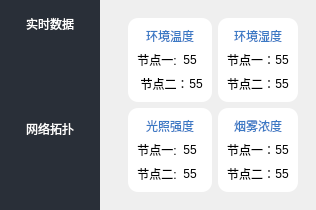
    <widget class="QWidget" name="page1">
     <property name="maximumSize">
      <size>
       <width>16777215</width>
       <height>530</height>
      </size>
     </property>
     <layout class="QHBoxLayout" name="horizontalLayout_49">
      <property name="spacing">
       <number>10</number>
      </property>
      <property name="leftMargin">
       <number>0</number>
      </property>
      <property name="topMargin">
       <number>0</number>
      </property>
      <property name="rightMargin">
       <number>0</number>
      </property>
      <property name="bottomMargin">
       <number>0</number>
      </property>
      <item>
       <widget class="QWidget" name="widgetLeftMain" native="true">
        <property name="minimumSize">
         <size>
          <width>100</width>
          <height>0</height>
         </size>
        </property>
        <property name="maximumSize">
         <size>
          <width>100</width>
          <height>570</height>
         </size>
        </property>
        <property name="styleSheet">
         <string notr="true">#widgetLeftMain{
	background-color: rgb(41, 47, 56)
}

QToolButton {
	color: white;
	font: normal normal 16px &quot;Microsoft YaHei&quot;;
    background-color: #292f38;
	border: none;
    width:95px;
    height:45px;
}

QToolButton:hover {
    background-color: #1d2025;
	border-left: 3px solid rgb(2, 159, 234);
}

QToolButton:pressed {
    background-color: #1d2025;
	border-left: 3px solid rgb(2, 159, 234);
}
QToolButton:checked
{
    background-color: #1d2025;
	border-left: 3px solid rgb(2, 159, 234);
}</string>
        </property>
        <layout class="QVBoxLayout" name="verticalLayout_33">
         <property name="spacing">
          <number>0</number>
         </property>
         <property name="leftMargin">
          <number>0</number>
         </property>
         <property name="topMargin">
          <number>0</number>
         </property>
         <property name="rightMargin">
          <number>0</number>
         </property>
         <property name="bottomMargin">
          <number>0</number>
         </property>
         <item>
          <widget class="QToolButton" name="tbtnMain1">
           <property name="sizePolicy">
            <sizepolicy hsizetype="Expanding" vsizetype="Fixed">
             <horstretch>0</horstretch>
             <verstretch>0</verstretch>
            </sizepolicy>
           </property>
           <property name="text">
            <string>实时数据</string>
           </property>
           <property name="icon">
            <iconset resource="main.qrc">
             <normaloff>:/image/main_help.png</normaloff>:/image/main_help.png</iconset>
           </property>
           <property name="iconSize">
            <size>
             <width>25</width>
             <height>25</height>
            </size>
           </property>
           <property name="toolButtonStyle">
            <enum>Qt::ToolButtonTextUnderIcon</enum>
           </property>
          </widget>
         </item>
         <item>
          <spacer name="verticalSpacer_2">
           <property name="orientation">
            <enum>Qt::Vertical</enum>
           </property>
           <property name="sizeHint" stdset="0">
            <size>
             <width>20</width>
             <height>40</height>
            </size>
           </property>
          </spacer>
         </item>
         <item>
          <widget class="QToolButton" name="tbtnMain2">
           <property name="sizePolicy">
            <sizepolicy hsizetype="Expanding" vsizetype="Fixed">
             <horstretch>0</horstretch>
             <verstretch>0</verstretch>
            </sizepolicy>
           </property>
           <property name="text">
            <string>网络拓扑</string>
           </property>
           <property name="icon">
            <iconset resource="main.qrc">
             <normaloff>:/image/main_about.png</normaloff>:/image/main_about.png</iconset>
           </property>
           <property name="iconSize">
            <size>
             <width>25</width>
             <height>25</height>
            </size>
           </property>
           <property name="toolButtonStyle">
            <enum>Qt::ToolButtonTextUnderIcon</enum>
           </property>
          </widget>
         </item>
         <item>
          <spacer name="verticalSpacer_3">
           <property name="orientation">
            <enum>Qt::Vertical</enum>
           </property>
           <property name="sizeHint" stdset="0">
            <size>
             <width>20</width>
             <height>40</height>
            </size>
           </property>
          </spacer>
         </item>
        </layout>
       </widget>
      </item>
      <item>
       <widget class="QStackedWidget" name="mainStackedWidget">
        <widget class="QWidget" name="online_data">
         <property name="styleSheet">
          <string notr="true">
QLineEdit {
   	font: normal normal 16px &quot;Microsoft YaHei&quot;;
	padding-top: 5px;
	padding-bottom: 5px;
}
QCompleter:item {
	font: normal normal 16px &quot;Microsoft YaHei&quot;;
	height: 20px;
}
QTextEdit {
   	font: normal normal 18px &quot;Microsoft YaHei&quot;;
}
QLabel {
	font: normal bold 13px &quot;Microsoft YaHei&quot;;
}
QComboBox{
    color: #232323;
    font: normal normal 18px &quot;Microsoft YaHei&quot;;
    padding: 0px 0px 0px 5px;
    border: 2px solid rgb(187, 212, 243);
    background-color: white;
    min-height: 35px;
} 
/* 下拉后的整个下拉窗体样式 */
QComboBox QAbstractItemView {
    background-color: rgb(85, 170, 255);
    color: rgb(255, 255, 255);
    font: normal normal 18px &quot;Microsoft YaHei&quot;;
} 
QComboBox QAbstractItemView::item{
    height:35px;
    color:#666666;
    background-color:#FFFFFF;
}
QComboBox QAbstractItemView::item:selected{
    background-color:rgba(33, 136, 241, 255);
    color:#ffffff;
}
/* 下拉箭头区域样式 */
QComboBox::drop-down{
    border: none;
    padding-right: 5px;
}
/* 下拉箭头样式 */
QComboBox::down-arrow {
    image: url(:/image/down.png);
    height:15px;
    width: 15px;
}</string>
         </property>
         <layout class="QVBoxLayout" name="verticalLayout_34">
          <property name="sizeConstraint">
           <enum>QLayout::SetMinimumSize</enum>
          </property>
          <item>
           <widget class="QWidget" name="widget" native="true">
            <property name="maximumSize">
             <size>
              <width>16777215</width>
              <height>16777215</height>
             </size>
            </property>
            <property name="styleSheet">
             <string notr="true"/>
            </property>
            <layout class="QGridLayout" name="gridLayout_7">
             <item row="0" column="1">
              <widget class="QWidget" name="widget_20" native="true">
               <property name="maximumSize">
                <size>
                 <width>16777215</width>
                 <height>300</height>
                </size>
               </property>
               <property name="styleSheet">
                <string notr="true">QWidget{
background-color: rgb(255, 255, 255);
border-radius:10px;
}</string>
               </property>
               <layout class="QVBoxLayout" name="verticalLayout_35">
                <item>
                 <widget class="QLabel" name="label_35">
                  <property name="maximumSize">
                   <size>
                    <width>16777215</width>
                    <height>27</height>
                   </size>
                  </property>
                  <property name="styleSheet">
                   <string notr="true">QLabel{
     font: normal bold 18px &quot;Microsoft YaHei&quot;;
    color:#3b79c5;
}</string>
                  </property>
                  <property name="frameShape">
                   <enum>QFrame::StyledPanel</enum>
                  </property>
                  <property name="text">
                   <string>环境湿度</string>
                  </property>
                  <property name="alignment">
                   <set>Qt::AlignCenter</set>
                  </property>
                 </widget>
                </item>
                <item>
                 <widget class="QWidget" name="widget_75" native="true">
                  <property name="maximumSize">
                   <size>
                    <width>16777215</width>
                    <height>24</height>
                   </size>
                  </property>
                  <layout class="QHBoxLayout" name="horizontalLayout_50">
                   <property name="spacing">
                    <number>0</number>
                   </property>
                   <property name="leftMargin">
                    <number>0</number>
                   </property>
                   <property name="topMargin">
                    <number>0</number>
                   </property>
                   <property name="rightMargin">
                    <number>0</number>
                   </property>
                   <property name="bottomMargin">
                    <number>0</number>
                   </property>
                   <item>
                    <widget class="QLabel" name="label_45">
                     <property name="text">
                      <string>节点一：</string>
                     </property>
                     <property name="alignment">
                      <set>Qt::AlignCenter</set>
                     </property>
                    </widget>
                   </item>
                   <item>
                    <widget class="QLabel" name="humidity1">
                     <property name="styleSheet">
                      <string notr="true"/>
                     </property>
                     <property name="text">
                      <string>55</string>
                     </property>
                     <property name="alignment">
                      <set>Qt::AlignCenter</set>
                     </property>
                    </widget>
                   </item>
                  </layout>
                 </widget>
                </item>
                <item>
                 <widget class="QWidget" name="widget_24" native="true">
                  <property name="maximumSize">
                   <size>
                    <width>16777215</width>
                    <height>24</height>
                   </size>
                  </property>
                  <layout class="QHBoxLayout" name="horizontalLayout_51">
                   <property name="spacing">
                    <number>0</number>
                   </property>
                   <property name="leftMargin">
                    <number>0</number>
                   </property>
                   <property name="topMargin">
                    <number>0</number>
                   </property>
                   <property name="rightMargin">
                    <number>0</number>
                   </property>
                   <property name="bottomMargin">
                    <number>0</number>
                   </property>
                   <item>
                    <widget class="QLabel" name="label_46">
                     <property name="text">
                      <string>节点二：</string>
                     </property>
                     <property name="alignment">
                      <set>Qt::AlignCenter</set>
                     </property>
                    </widget>
                   </item>
                   <item>
                    <widget class="QLabel" name="humidity2">
                     <property name="styleSheet">
                      <string notr="true"/>
                     </property>
                     <property name="text">
                      <string>55</string>
                     </property>
                     <property name="alignment">
                      <set>Qt::AlignCenter</set>
                     </property>
                    </widget>
                   </item>
                  </layout>
                 </widget>
                </item>
               </layout>
              </widget>
             </item>
             <item row="0" column="0">
              <widget class="QWidget" name="widget_41" native="true">
               <property name="maximumSize">
                <size>
                 <width>16777215</width>
                 <height>300</height>
                </size>
               </property>
               <property name="styleSheet">
                <string notr="true">QWidget{
background-color: rgb(255, 255, 255);
border-radius:10px;
}</string>
               </property>
               <layout class="QVBoxLayout" name="verticalLayout_36">
                <item>
                 <widget class="QLabel" name="label_36">
                  <property name="maximumSize">
                   <size>
                    <width>16777215</width>
                    <height>27</height>
                   </size>
                  </property>
                  <property name="styleSheet">
                   <string notr="true">QLabel{
     font: normal bold 18px &quot;Microsoft YaHei&quot;;
    color:#3b79c5;
}</string>
                  </property>
                  <property name="frameShape">
                   <enum>QFrame::StyledPanel</enum>
                  </property>
                  <property name="text">
                   <string>环境温度</string>
                  </property>
                  <property name="alignment">
                   <set>Qt::AlignCenter</set>
                  </property>
                 </widget>
                </item>
                <item>
                 <widget class="QWidget" name="widget_76" native="true">
                  <property name="maximumSize">
                   <size>
                    <width>16777215</width>
                    <height>24</height>
                   </size>
                  </property>
                  <layout class="QHBoxLayout" name="horizontalLayout_52">
                   <property name="spacing">
                    <number>0</number>
                   </property>
                   <property name="leftMargin">
                    <number>0</number>
                   </property>
                   <property name="topMargin">
                    <number>0</number>
                   </property>
                   <property name="rightMargin">
                    <number>0</number>
                   </property>
                   <property name="bottomMargin">
                    <number>0</number>
                   </property>
                   <item>
                    <widget class="QLabel" name="label_47">
                     <property name="text">
                      <string>节点一:</string>
                     </property>
                     <property name="alignment">
                      <set>Qt::AlignCenter</set>
                     </property>
                    </widget>
                   </item>
                   <item>
                    <widget class="QLabel" name="temperature1">
                     <property name="styleSheet">
                      <string notr="true"/>
                     </property>
                     <property name="text">
                      <string>55</string>
                     </property>
                     <property name="alignment">
                      <set>Qt::AlignCenter</set>
                     </property>
                    </widget>
                   </item>
                  </layout>
                 </widget>
                </item>
                <item>
                 <widget class="QWidget" name="widget_63" native="true">
                  <property name="maximumSize">
                   <size>
                    <width>16777215</width>
                    <height>24</height>
                   </size>
                  </property>
                  <layout class="QHBoxLayout" name="horizontalLayout_53">
                   <property name="spacing">
                    <number>0</number>
                   </property>
                   <property name="leftMargin">
                    <number>0</number>
                   </property>
                   <property name="topMargin">
                    <number>0</number>
                   </property>
                   <property name="rightMargin">
                    <number>0</number>
                   </property>
                   <property name="bottomMargin">
                    <number>0</number>
                   </property>
                   <item>
                    <widget class="QLabel" name="label_48">
                     <property name="text">
                      <string> 节点二：</string>
                     </property>
                     <property name="alignment">
                      <set>Qt::AlignCenter</set>
                     </property>
                    </widget>
                   </item>
                   <item>
                    <widget class="QLabel" name="temperature2">
                     <property name="styleSheet">
                      <string notr="true"/>
                     </property>
                     <property name="text">
                      <string>55</string>
                     </property>
                     <property name="alignment">
                      <set>Qt::AlignCenter</set>
                     </property>
                    </widget>
                   </item>
                  </layout>
                 </widget>
                </item>
               </layout>
              </widget>
             </item>
             <item row="1" column="1">
              <widget class="QWidget" name="widget_42" native="true">
               <property name="maximumSize">
                <size>
                 <width>16777215</width>
                 <height>300</height>
                </size>
               </property>
               <property name="styleSheet">
                <string notr="true">QWidget{
background-color: rgb(255, 255, 255);
border-radius:10px;
}</string>
               </property>
               <layout class="QVBoxLayout" name="verticalLayout_37">
                <item>
                 <widget class="QLabel" name="label_49">
                  <property name="maximumSize">
                   <size>
                    <width>16777215</width>
                    <height>27</height>
                   </size>
                  </property>
                  <property name="styleSheet">
                   <string notr="true">QLabel{
     font: normal bold 18px &quot;Microsoft YaHei&quot;;
    color:#3b79c5;
}</string>
                  </property>
                  <property name="frameShape">
                   <enum>QFrame::StyledPanel</enum>
                  </property>
                  <property name="text">
                   <string>烟雾浓度</string>
                  </property>
                  <property name="alignment">
                   <set>Qt::AlignCenter</set>
                  </property>
                 </widget>
                </item>
                <item>
                 <widget class="QWidget" name="widget_77" native="true">
                  <property name="maximumSize">
                   <size>
                    <width>16777215</width>
                    <height>24</height>
                   </size>
                  </property>
                  <layout class="QHBoxLayout" name="horizontalLayout_54">
                   <property name="spacing">
                    <number>0</number>
                   </property>
                   <property name="leftMargin">
                    <number>0</number>
                   </property>
                   <property name="topMargin">
                    <number>0</number>
                   </property>
                   <property name="rightMargin">
                    <number>0</number>
                   </property>
                   <property name="bottomMargin">
                    <number>0</number>
                   </property>
                   <item>
                    <widget class="QLabel" name="label_50">
                     <property name="text">
                      <string>节点一：</string>
                     </property>
                     <property name="alignment">
                      <set>Qt::AlignCenter</set>
                     </property>
                    </widget>
                   </item>
                   <item>
                    <widget class="QLabel" name="gass1">
                     <property name="styleSheet">
                      <string notr="true"/>
                     </property>
                     <property name="text">
                      <string>55</string>
                     </property>
                     <property name="alignment">
                      <set>Qt::AlignCenter</set>
                     </property>
                    </widget>
                   </item>
                  </layout>
                 </widget>
                </item>
                <item>
                 <widget class="QWidget" name="widget_64" native="true">
                  <property name="maximumSize">
                   <size>
                    <width>16777215</width>
                    <height>24</height>
                   </size>
                  </property>
                  <layout class="QHBoxLayout" name="horizontalLayout_55">
                   <property name="spacing">
                    <number>0</number>
                   </property>
                   <property name="leftMargin">
                    <number>0</number>
                   </property>
                   <property name="topMargin">
                    <number>0</number>
                   </property>
                   <property name="rightMargin">
                    <number>0</number>
                   </property>
                   <property name="bottomMargin">
                    <number>0</number>
                   </property>
                   <item>
                    <widget class="QLabel" name="label_51">
                     <property name="text">
                      <string>节点二：</string>
                     </property>
                     <property name="alignment">
                      <set>Qt::AlignCenter</set>
                     </property>
                    </widget>
                   </item>
                   <item>
                    <widget class="QLabel" name="gass2">
                     <property name="styleSheet">
                      <string notr="true"/>
                     </property>
                     <property name="text">
                      <string>55</string>
                     </property>
                     <property name="alignment">
                      <set>Qt::AlignCenter</set>
                     </property>
                    </widget>
                   </item>
                  </layout>
                 </widget>
                </item>
               </layout>
              </widget>
             </item>
             <item row="1" column="0">
              <widget class="QWidget" name="widget_43" native="true">
               <property name="maximumSize">
                <size>
                 <width>16777215</width>
                 <height>300</height>
                </size>
               </property>
               <property name="styleSheet">
                <string notr="true">QWidget{
background-color: rgb(255, 255, 255);
border-radius:10px;
}</string>
               </property>
               <layout class="QVBoxLayout" name="verticalLayout_38">
                <item>
                 <widget class="QLabel" name="label_52">
                  <property name="maximumSize">
                   <size>
                    <width>16777215</width>
                    <height>27</height>
                   </size>
                  </property>
                  <property name="styleSheet">
                   <string notr="true">QLabel{
     font: normal bold 18px &quot;Microsoft YaHei&quot;;
    color:#3b79c5;
}</string>
                  </property>
                  <property name="frameShape">
                   <enum>QFrame::StyledPanel</enum>
                  </property>
                  <property name="text">
                   <string>光照强度</string>
                  </property>
                  <property name="alignment">
                   <set>Qt::AlignCenter</set>
                  </property>
                 </widget>
                </item>
                <item>
                 <widget class="QWidget" name="widget_44" native="true">
                  <property name="maximumSize">
                   <size>
                    <width>16777215</width>
                    <height>24</height>
                   </size>
                  </property>
                  <layout class="QHBoxLayout" name="horizontalLayout_56">
                   <property name="spacing">
                    <number>0</number>
                   </property>
                   <property name="leftMargin">
                    <number>0</number>
                   </property>
                   <property name="topMargin">
                    <number>0</number>
                   </property>
                   <property name="rightMargin">
                    <number>0</number>
                   </property>
                   <property name="bottomMargin">
                    <number>0</number>
                   </property>
                   <item>
                    <widget class="QLabel" name="label_53">
                     <property name="text">
                      <string>节点一:</string>
                     </property>
                     <property name="alignment">
                      <set>Qt::AlignCenter</set>
                     </property>
                    </widget>
                   </item>
                   <item>
                    <widget class="QLabel" name="illumination1">
                     <property name="styleSheet">
                      <string notr="true"/>
                     </property>
                     <property name="text">
                      <string>55</string>
                     </property>
                     <property name="alignment">
                      <set>Qt::AlignCenter</set>
                     </property>
                    </widget>
                   </item>
                  </layout>
                 </widget>
                </item>
                <item>
                 <widget class="QWidget" name="widget_45" native="true">
                  <property name="maximumSize">
                   <size>
                    <width>16777215</width>
                    <height>24</height>
                   </size>
                  </property>
                  <layout class="QHBoxLayout" name="horizontalLayout_57">
                   <property name="spacing">
                    <number>0</number>
                   </property>
                   <property name="leftMargin">
                    <number>0</number>
                   </property>
                   <property name="topMargin">
                    <number>0</number>
                   </property>
                   <property name="rightMargin">
                    <number>0</number>
                   </property>
                   <property name="bottomMargin">
                    <number>0</number>
                   </property>
                   <item>
                    <widget class="QLabel" name="label_54">
                     <property name="text">
                      <string>节点二:</string>
                     </property>
                     <property name="alignment">
                      <set>Qt::AlignCenter</set>
                     </property>
                    </widget>
                   </item>
                   <item>
                    <widget class="QLabel" name="illumination2">
                     <property name="styleSheet">
                      <string notr="true"/>
                     </property>
                     <property name="text">
                      <string>55</string>
                     </property>
                     <property name="alignment">
                      <set>Qt::AlignCenter</set>
                     </property>
                    </widget>
                   </item>
                  </layout>
                 </widget>
                </item>
               </layout>
              </widget>
             </item>
            </layout>
           </widget>
          </item>
         </layout>
        </widget>
        <widget class="QWidget" name="network">
         <property name="styleSheet">
          <string notr="true">QLabel {
	font: normal normal 20px &quot;Microsoft YaHei&quot;;
}</string>
         </property>
         <layout class="QVBoxLayout" name="verticalLayout_39"/>
        </widget>
       </widget>
      </item>
     </layout>
    </widget>
